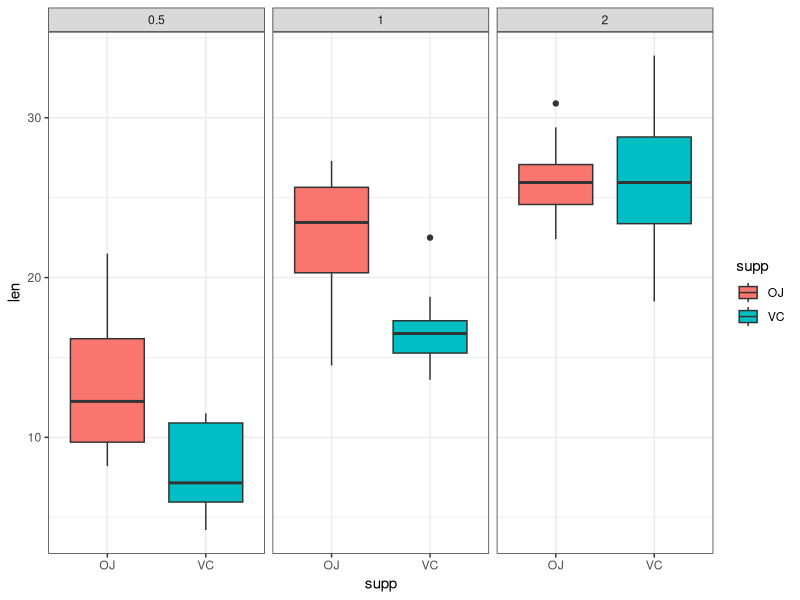

R code for this plot:
## ---- chunk 1
data(ToothGrowth)
## ---- chunk 2
library(ggplot2)
## ---- chunk 3
str(ToothGrowth)
## ---- chunk 4
dim(ToothGrowth)
## ---- chunk 5
names(ToothGrowth)
## ---- chunk 6
head(ToothGrowth)
## ---- chunk 7
ggplot(data = ToothGrowth, mapping = aes(supp, len), size = 1) + geom_boxplot(aes(fill=supp)) + facet_wrap(~dose) + theme_bw()
## ---- chunk 8
VC_effect_.5 = ToothGrowth$len[ToothGrowth$supp == 'VC' & ToothGrowth$dose == .5]
OJ_effect_.5 = ToothGrowth$len[ToothGrowth$supp == 'OJ' & ToothGrowth$dose == .5]
VC_effect_1 = ToothGrowth$len[ToothGrowth$supp == 'VC' & ToothGrowth$dose == 1]
OJ_effect_1 = ToothGrowth$len[ToothGrowth$supp == 'OJ' & ToothGrowth$dose == 1]
VC_effect_2 = ToothGrowth$len[ToothGrowth$supp == 'VC' & ToothGrowth$dose == 2]
OJ_effect_2 = ToothGrowth$len[ToothGrowth$supp == 'OJ' & ToothGrowth$dose == 2]
## ---- chunk 9
rbind(
  t.test(OJ_effect_.5, VC_effect_.5, alternative = "two.sided", paired=FALSE, var.equal=FALSE)$conf[1:2], 
  t.test(OJ_effect_1, VC_effect_1, alternative = "two.sided", paired=FALSE, var.equal=FALSE)$conf[1:2], 
  t.test(OJ_effect_2, VC_effect_2, alternative = "two.sided", paired=FALSE, var.equal=FALSE)$conf[1:2])
## ---- chunk 10
rbind(
  t.test(OJ_effect_1, OJ_effect_.5, alternative = "two.sided", paired=FALSE, var.equal=FALSE)$p.value[1:1], 
  t.test(OJ_effect_2, OJ_effect_1, alternative = "two.sided", paired=FALSE, var.equal=FALSE)$p.value[1:1], 
  t.test(VC_effect_1, VC_effect_.5, alternative = "two.sided", paired=FALSE, var.equal=FALSE)$p.value[1:1], 
  t.test(VC_effect_2, VC_effect_1, alternative = "two.sided", paired=FALSE, var.equal=FALSE)$p.value[1:1])
## ---- chunk 11
VC_effect_.5 = ToothGrowth$len[ToothGrowth$supp == 'VC' & ToothGrowth$dose == .5]
OJ_effect_.5 = ToothGrowth$len[ToothGrowth$supp == 'OJ' & ToothGrowth$dose == .5]
VC_effect_1 = ToothGrowth$len[ToothGrowth$supp == 'VC' & ToothGrowth$dose == 1]
OJ_effect_1 = ToothGrowth$len[ToothGrowth$supp == 'OJ' & ToothGrowth$dose == 1]
VC_effect_2 = ToothGrowth$len[ToothGrowth$supp == 'VC' & ToothGrowth$dose == 2]
OJ_effect_2 = ToothGrowth$len[ToothGrowth$supp == 'OJ' & ToothGrowth$dose == 2]
## ---- chunk 12
summary(ToothGrowth)
## ---- chunk 13
by(ToothGrowth$len, INDICES = list(ToothGrowth$supp, ToothGrowth$dose), summary)
